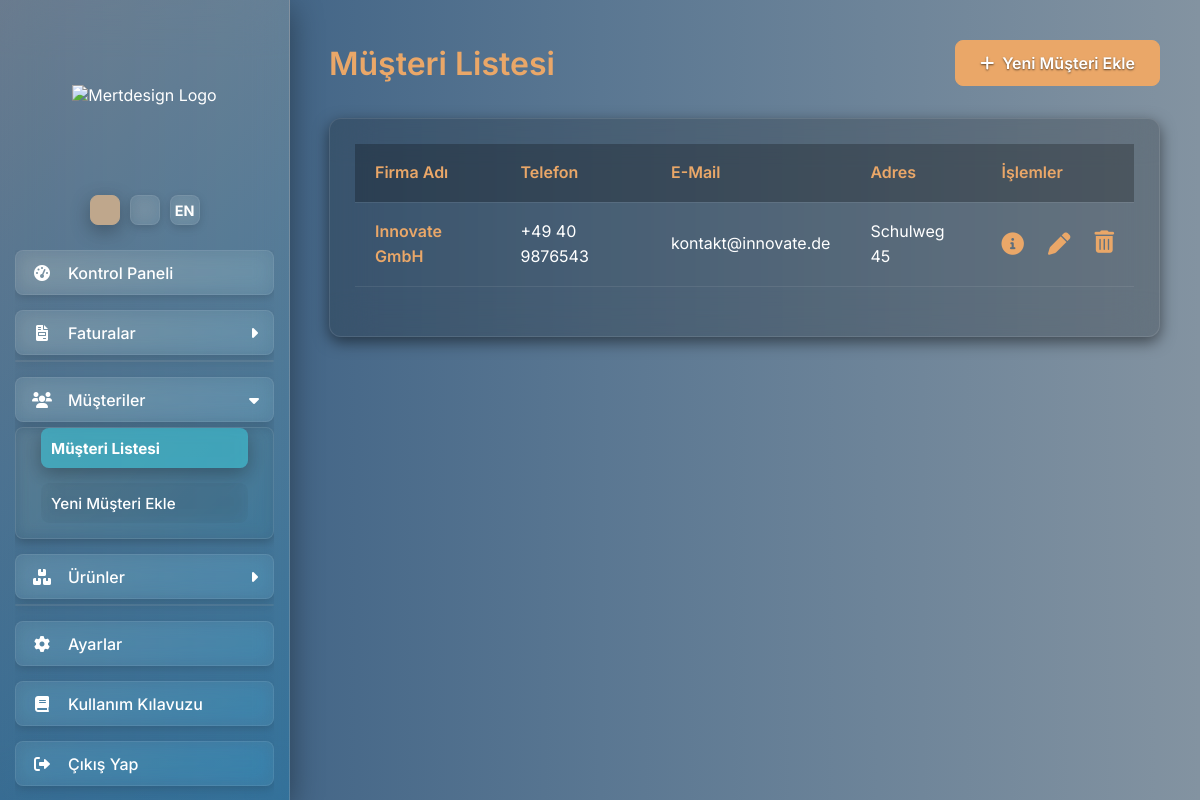
/musteri_listesi?lang=tr (signed in), run on the app's committed database.
### app.py (models this page shows)
class Musteri(db.Model):
    id = db.Column(db.Integer, primary_key=True)
    firma_adi = db.Column(db.String(150), nullable=False)
    adres = db.Column(db.String(300), nullable=False)
    vergi_no = db.Column(db.String(50), nullable=True)
    telefon = db.Column(db.String(50), nullable=True)
    email = db.Column(db.String(120), nullable=True)
    ilgili_kisi = db.Column(db.String(100), nullable=True)
    web_adresi = db.Column(db.String(120), nullable=True)
    notlar = db.Column(db.Text, nullable=True)
    faturalar = db.relationship('Fatura', backref='musteri', lazy=True, cascade="all, delete-orphan")
    is_reverse_charge = db.Column(db.Boolean, default=False)

### app.py (the view)
@app.route('/musteri_listesi')
@login_required
def musteri_listesi():
    musteriler = Musteri.query.order_by(Musteri.firma_adi).all()
    return render_template('musteri_listesi.html', musteri_listesi=musteriler)

### app.py (called while the page is built)
def get_locale():
    if not has_request_context():
        return app.config['BABEL_DEFAULT_LOCALE']
    if 'lang' in request.args and request.args['lang'] in current_app.config['LANGUAGES']:
        session['lang'] = request.args['lang']
    if 'lang' in session:
        return session.get('lang')
    return request.accept_languages.best_match(current_app.config['LANGUAGES']) or current_app.config['BABEL_DEFAULT_LOCALE']

@app.before_request
def before_request_locale():
    g.locale = get_locale()

@login_manager.user_loader
def load_user(user_id):
    return User.query.get(int(user_id))

@app.context_processor
def inject_global_data_for_all_templates():
    sirket_profili = SirketProfili.query.first()
    if not sirket_profili:
        sirket_profili = {
            'firma_unvani': _('Yükleniyor...'),
            'adres': '', 'telefon': '', 'email': '', 'web_adresi': '',
            'iban': '', 'bic': '', 'vergi_no': '', 'sirket_no': '', 'banka_adi': ''
        }
    return dict(app=app, profil=sirket_profili, current_user=current_user)

### templates/musteri_listesi.html (shortened to what this page needs)
{% extends "layout.html" %}
{% block content %}
    <div class="page-header">
        <h1 class="page-title">{{ _('Müşteri Listesi') }}</h1>
        <a href="{{ url_for('musteri_ekle') }}" class="btn btn-primary">
            <i class="fas fa-plus"></i> {{ _('Yeni Müşteri Ekle') }}
        </a>
    </div>
    <div class="card">
        {% if musteri_listesi %}
        <div class="overflow-x-auto">
            <table class="items-table w-full">
                <thead>
                    <tr>
                        <th class="text-left">{{ _('Firma Adı') }}</th>
                        <th class="text-left mobile-hide">{{ _('Telefon') }}</th>
                        <th class="text-left mobile-hide">E-Mail</th>
                        <th class="text-left mobile-hide">{{ _('Adres') }}</th>
                        <th class="text-center">{{ _('İşlemler') }}</th>
                    </tr>
                </thead>
                <tbody>
                    {% for musteri in musteri_listesi %}
                    <tr>
                        <td><a href="{{ url_for('musteri_detay', musteri_id=musteri.id) }}" class="customer-name-link">{{ musteri.firma_adi }}</a></td>
                        <td class="mobile-hide">{{ musteri.telefon if musteri.telefon else '-' }}</td>
                        <td class="mobile-hide">{{ musteri.email if musteri.email else '-' }}</td>
                        <td class="mobile-hide">{{ (musteri.adres.split('\n')[0]) if musteri.adres else '-' }}</td>
                        <td class="text-center">
                            <div class="action-icons">
                                <a href="{{ url_for('musteri_detay', musteri_id=musteri.id) }}" title="{{ _('Detayları Görüntüle') }}">
                                    <i class="fas fa-info-circle"></i>
                                </a>
                                <a href="{{ url_for('musteri_duzenle', musteri_id=musteri.id) }}" title="{{ _('Müşteriyi Düzenle') }}">
                                    <i class="fas fa-pen"></i>
                                </a>
                                <form action="{{ url_for('musteri_sil', musteri_id=musteri.id) }}" method="POST" style="display:inline;" onsubmit="return confirm('{{ _('Bu müşteriyi ve tüm faturalarını silmek istediğinizden emin misiniz?') }}');">
                                    <button type="submit" title="{{ _('Müşteriyi Sil') }}">
                                        <i class="fas fa-trash-alt"></i>
                                    </button>
                                </form>
                            </div>
                        </td>
                    </tr>
                    {% endfor %}
                </tbody>
            </table>
        </div>
        {% else %}
        <p class="text-center">{{ _('Henüz hiç müşteri eklenmedi.') }}</p>
        {% endif %}
    </div>
{% endblock content %}

### templates/musteri_listesi.html (style rules this page uses)
.page-header h1.page-title { color: var(--btn-primary-bg); font-size: 2rem; font-weight: 600; }
.page-header { display: flex; justify-content: space-between; align-items: center; margin-bottom: 2rem; flex-wrap: wrap; gap: 1rem; }
.card { background-color: rgba(0, 0, 0, 0.2); padding: 25px; border-radius: 12px; border: 1px solid rgba(255, 255, 255, 0.1); box-shadow: 0 5px 15px rgba(0,0,0,0.5); margin-bottom: 30px; }
.items-table { width: 100%; border-collapse: collapse; line-height: 1.6; }
.items-table th, .items-table td { padding: 1rem 1.25rem; border-bottom: 1px solid rgba(255, 255, 255, 0.08); text-align: left; vertical-align: middle; color: var(--text-primary); }
.items-table th { font-weight: 600; color: var(--btn-primary-bg); white-space: nowrap; background-color: rgba(0, 0, 0, 0.25); }
.customer-name-link { font-weight: 600; color: var(--btn-primary-bg); text-decoration: none; transition: color 0.2s ease; }
.action-icons { display: flex; align-items: center; justify-content: center; gap: 1.5rem; }
.action-icons a, .action-icons button { background-color: transparent; color: var(--btn-primary-bg); padding: 0; border-radius: 4px; font-size: 1.4rem; transition: color 0.2s ease, transform 0.1s ease; border: none; cursor: pointer; line-height: 1; text-decoration: none; }
.action-icons .fa-info-circle { color: var(--btn-primary-bg); }
.action-icons .fa-pen { color: var(--btn-primary-bg); }
.action-icons .fa-trash-alt { color: var(--btn-primary-bg); }

### data on the page
Musteri: firma_adi "Innovate GmbH", telefon "+49 40 9876543", email "kontakt@innovate.de", adres "Schulweg 45"
